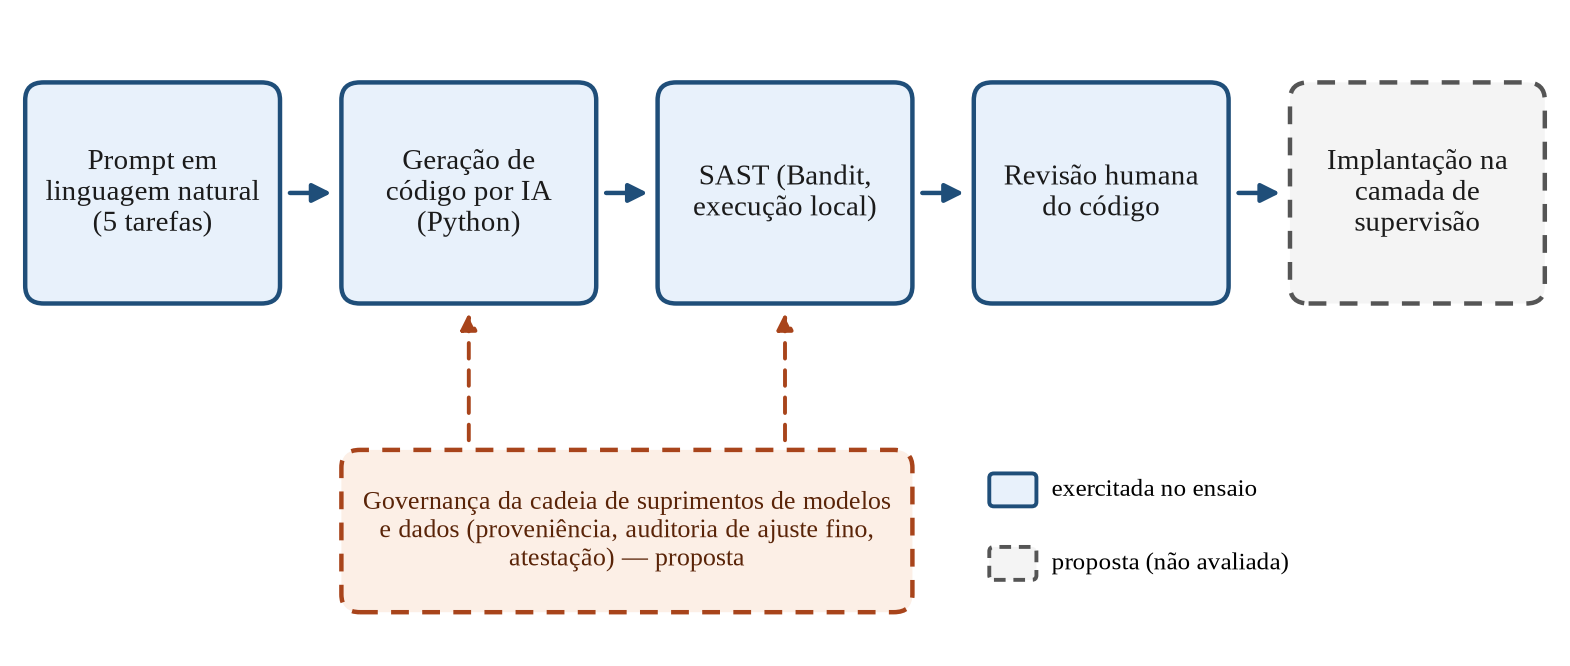

Source code (Python):
#!/usr/bin/env python3
"""Gera a Figura 1 do artigo (arquitetura PROPOSTA de pipeline DevSecOps).

Blocos com contorno contínuo: etapas exercitadas no ensaio exploratório
(prompt, geração por IA, análise com Bandit executado localmente, revisão manual).
A integração do SAST a um pipeline de CI/CD é proposta, não testada.
Blocos tracejados: componentes propostos, não implementados nem avaliados.

Uso: python3 figura1_pipeline.py [saida.png]   (requer matplotlib)
"""
import sys
from pathlib import Path

import matplotlib
matplotlib.use("Agg")
import matplotlib.pyplot as plt
from matplotlib.patches import FancyBboxPatch

AZUL, AZUL_CLARO = "#1f4e79", "#e8f1fb"
LARANJA, LARANJA_CLARO = "#a8441b", "#fcefe6"
CINZA, CINZA_CLARO = "#555555", "#f4f4f4"

plt.rcParams["font.family"] = "serif"
plt.rcParams["font.serif"] = ["Liberation Serif", "Times New Roman", "DejaVu Serif"]

fig, ax = plt.subplots(figsize=(10, 4.2), dpi=200)
ax.set_xlim(0, 100)
ax.set_ylim(0, 44)
ax.axis("off")

etapas = [
    ("Prompt em\nlinguagem natural\n(5 tarefas)", True),
    ("Geração de\ncódigo por IA\n(Python)", True),
    ("SAST (Bandit,\nexecução local)", True),
    ("Revisão humana\ndo código", True),
    ("Implantação na\ncamada de\nsupervisão", False),
]
w, h, y, gap = 16.4, 15, 24, 4.0
x0 = 1.0
centros = []
for i, (txt, exercitada) in enumerate(etapas):
    x = x0 + i * (w + gap)
    estilo = dict(boxstyle="round,pad=0.02,rounding_size=1.2", linewidth=1.6)
    if exercitada:
        p = FancyBboxPatch((x, y), w, h, edgecolor=AZUL, facecolor=AZUL_CLARO, **estilo)
    else:
        p = FancyBboxPatch((x, y), w, h, edgecolor=CINZA, facecolor=CINZA_CLARO,
                           linestyle=(0, (4, 3)), **estilo)
    ax.add_patch(p)
    ax.text(x + w / 2, y + h / 2, txt, ha="center", va="center", fontsize=10.5,
            color="#1b1b1b")
    centros.append(x + w / 2)
    if i < len(etapas) - 1:
        ax.annotate("", xy=(x + w + gap - 0.3, y + h / 2), xytext=(x + w + 0.3, y + h / 2),
                    arrowprops=dict(arrowstyle="-|>", color=AZUL, lw=1.6, mutation_scale=14))

# Camada de governança proposta
gx, gy, gw, gh = x0 + (w + gap), 3, 2 * w + gap, 11
ax.add_patch(FancyBboxPatch((gx, gy), gw, gh, boxstyle="round,pad=0.02,rounding_size=1.2",
                            edgecolor=LARANJA, facecolor=LARANJA_CLARO, linewidth=1.6,
                            linestyle=(0, (4, 3))))
ax.text(gx + gw / 2, gy + gh / 2,
        "Governança da cadeia de suprimentos de modelos\n"
        "e dados (proveniência, auditoria de ajuste fino,\n"
        "atestação) — proposta",
        ha="center", va="center", fontsize=9.5, color="#5a2408")
for c in centros[1:3]:
    ax.annotate("", xy=(c, y - 0.3), xytext=(c, gy + gh + 0.3),
                arrowprops=dict(arrowstyle="-|>", color=LARANJA, lw=1.4,
                                linestyle=(0, (4, 3)), mutation_scale=12))

# Legenda
lx = x0 + 3 * (w + gap) + 1
ax.add_patch(FancyBboxPatch((lx, 10.2), 3, 2.2, boxstyle="round,pad=0.02,rounding_size=0.3",
                            edgecolor=AZUL, facecolor=AZUL_CLARO, linewidth=1.4))
ax.text(lx + 4, 11.3, "exercitada no ensaio", va="center", fontsize=9)
ax.add_patch(FancyBboxPatch((lx, 5.2), 3, 2.2, boxstyle="round,pad=0.02,rounding_size=0.3",
                            edgecolor=CINZA, facecolor=CINZA_CLARO, linewidth=1.4,
                            linestyle=(0, (3, 2))))
ax.text(lx + 4, 6.3, "proposta (não avaliada)", va="center", fontsize=9)

saida = Path(sys.argv[1]) if len(sys.argv) > 1 else Path(__file__).with_name("figura1_pipeline.png")
fig.savefig(saida, bbox_inches="tight", pad_inches=0.05, facecolor="white")
print(f"Figura gravada em {saida}")
